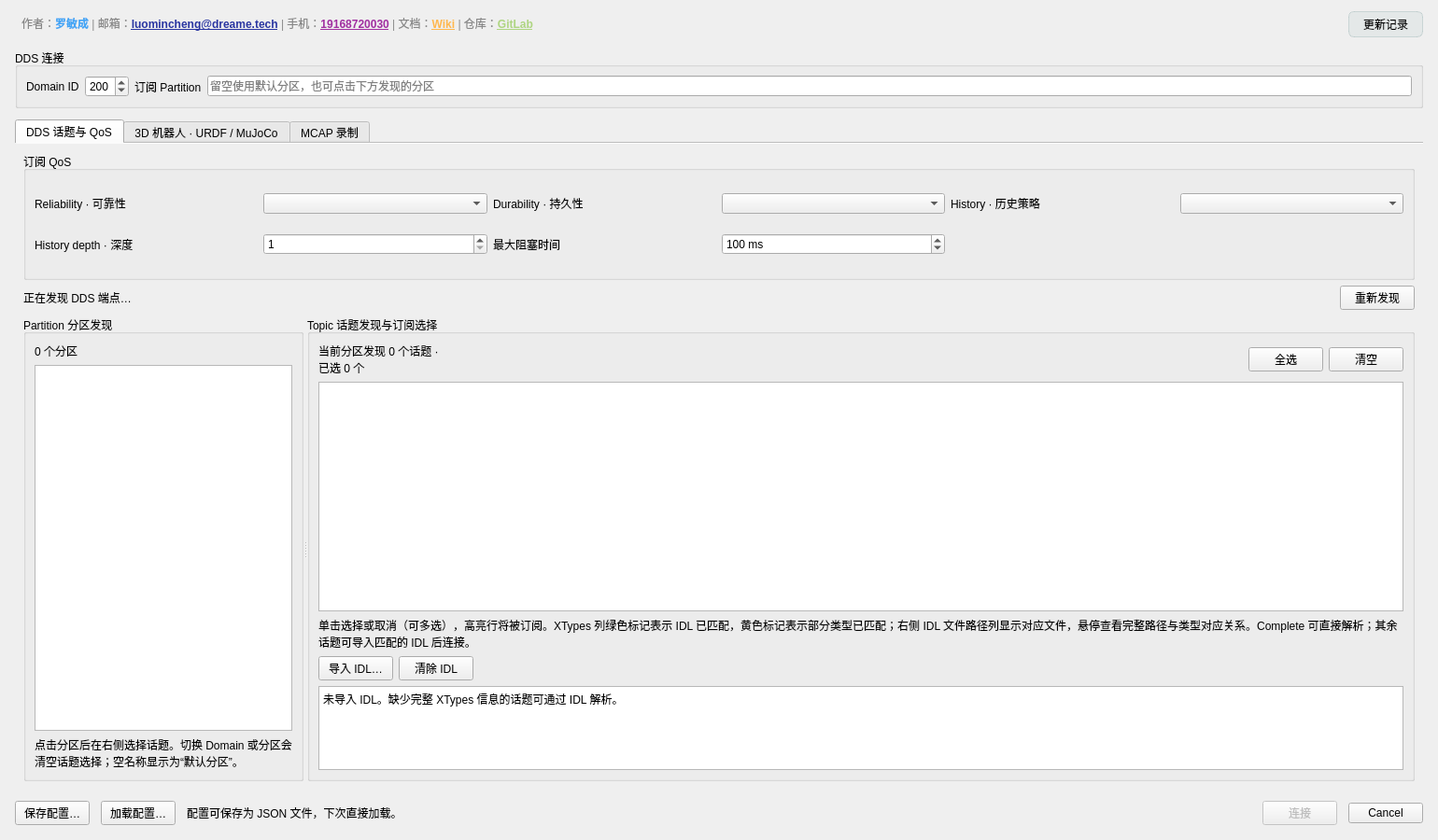
<?xml version="1.0" encoding="UTF-8"?>
<ui version="4.0">
 <class>DdsDiscoveryDialog</class>
 <widget class="QDialog" name="DdsDiscoveryDialog">
  <property name="geometry"><rect><x>0</x><y>0</y><width>1540</width><height>900</height></rect></property>
  <property name="minimumSize"><size><width>1180</width><height>900</height></size></property>
  <property name="windowTitle"><string>CycloneDDS · 连接与发现</string></property>
  <layout class="QVBoxLayout" name="mainLayout">
   <property name="spacing"><number>12</number></property>
   <property name="leftMargin"><number>16</number></property>
   <property name="topMargin"><number>12</number></property>
   <property name="rightMargin"><number>16</number></property>
   <property name="bottomMargin"><number>16</number></property>
   <item>
    <layout class="QHBoxLayout" name="authorInfoLayout" stretch="1,0">
     <property name="spacing"><number>8</number></property>
    <item>
    <widget class="QLabel" name="authorLabel">
     <property name="text">
      <string>作者：&lt;font color='#42A5F5'&gt;&lt;b&gt;罗敏成&lt;/b&gt;&lt;/font&gt; | 邮箱：&lt;a href='mailto:luomincheng@dreame.tech'&gt;&lt;font color='#2935a1'&gt;&lt;b&gt;luomincheng@dreame.tech&lt;/b&gt;&lt;/font&gt;&lt;/a&gt; | 手机：&lt;a href='tel:19168720030'&gt;&lt;font color='#a02fa0'&gt;&lt;b&gt;19168720030&lt;/b&gt;&lt;/font&gt;&lt;/a&gt; | 文档：&lt;a href='https://dreametech.feishu.cn/wiki/GHqBwLFbgiaro7ke4EfczB4nnef'&gt;&lt;font color='#FFB74D'&gt;&lt;b&gt;Wiki&lt;/b&gt;&lt;/font&gt;&lt;/a&gt; | 仓库：&lt;a href='https://gitlab.magiclab.top/a2506magicbotgen2/motionstudio_v2/-/tree/develop?ref_type=heads'&gt;&lt;font color='#AED581'&gt;&lt;b&gt;GitLab&lt;/b&gt;&lt;/font&gt;&lt;/a&gt;</string>
     </property>
     <property name="styleSheet">
      <string notr="true">font-size: 12px; color: #888888; padding: 4px;</string>
     </property>
     <property name="alignment">
      <set>Qt::AlignLeft</set>
     </property>
     <property name="openExternalLinks">
      <bool>true</bool>
     </property>
     <property name="wordWrap"><bool>true</bool></property>
    </widget>
    </item>
    <item>
     <widget class="QPushButton" name="updateHistoryButton">
      <property name="minimumSize"><size><width>80</width><height>28</height></size></property>
      <property name="maximumSize"><size><width>80</width><height>28</height></size></property>
      <property name="cursor"><cursorShape>PointingHandCursor</cursorShape></property>
      <property name="text"><string>更新记录</string></property>
      <property name="toolTip"><string>查看当前版本的 GitLab 提交记录。</string></property>
      <property name="autoDefault"><bool>false</bool></property>
      <property name="styleSheet"><string notr="true">QPushButton { font-size: 12px; color: palette(window-text); background: rgba(102, 155, 151, 20); border: 1px solid rgba(122, 155, 155, 75); border-radius: 6px; padding: 3px 10px; }
QPushButton:hover { background: rgba(102, 155, 151, 36); border-color: rgba(102, 155, 151, 115); }
QPushButton:pressed { background: rgba(102, 155, 151, 50); }</string></property>
     </widget>
    </item>
    </layout>
   </item>
   <item>
    <widget class="QGroupBox" name="connectionGroup">
     <property name="title"><string>DDS 连接</string></property>
     <layout class="QGridLayout" name="connectionLayout">
      <item row="0" column="0"><widget class="QLabel" name="domainIdLabel"><property name="text"><string>Domain ID</string></property><property name="buddy"><cstring>domainIdSpinBox</cstring></property></widget></item>
      <item row="0" column="1"><widget class="QSpinBox" name="domainIdSpinBox"><property name="maximum"><number>232</number></property><property name="value"><number>200</number></property><property name="keyboardTracking"><bool>false</bool></property><property name="toolTip"><string>切换 Domain ID 后自动重新发现该域内的端点。</string></property></widget></item>
      <item row="0" column="2"><widget class="QLabel" name="partitionLabel"><property name="text"><string>订阅 Partition</string></property><property name="buddy"><cstring>partitionEdit</cstring></property></widget></item>
      <item row="0" column="3"><widget class="QLineEdit" name="partitionEdit"><property name="placeholderText"><string>留空使用默认分区，也可点击下方发现的分区</string></property><property name="minimumSize"><size><width>360</width><height>0</height></size></property></widget></item>
     </layout>
    </widget>
   </item>
   <item>
    <widget class="QTabWidget" name="settingsTabWidget">
     <property name="documentMode"><bool>true</bool></property>
     <property name="currentIndex"><number>0</number></property>
     <property name="elideMode"><enum>Qt::ElideNone</enum></property>
     <property name="usesScrollButtons"><bool>false</bool></property>
     <property name="styleSheet">
      <string notr="true">QTabWidget#settingsTabWidget::pane {
    border: none;
}
QTabWidget#settingsTabWidget &gt; QTabBar {
    qproperty-expanding: false;
    qproperty-drawBase: false;
    background: transparent;
}
QTabWidget#settingsTabWidget::tab-bar {
    alignment: left;
}
QTabWidget#settingsTabWidget &gt; QTabBar::tab {
    min-width: 96px;
    max-width: 96px;
    min-height: 18px;
    max-height: 18px;
    margin: 2px 6px 6px 0;
    padding: 3px 10px;
    border: 1px solid rgba(128, 151, 157, 30);
    border-bottom: 2px solid rgba(75, 105, 111, 22);
    border-radius: 6px;
    background: rgba(128, 151, 157, 12);
    color: palette(window-text);
    font-size: 12px;
    font-weight: 400;
}
QTabWidget#settingsTabWidget &gt; QTabBar::tab:middle {
    min-width: 160px;
    max-width: 160px;
}
QTabWidget#settingsTabWidget &gt; QTabBar::tab:!selected {
    background: rgba(128, 151, 157, 12);
}
QTabWidget#settingsTabWidget &gt; QTabBar::tab:hover:!selected {
    background: rgba(132, 181, 174, 24);
    border-color: rgba(128, 166, 163, 70);
    border-bottom-color: rgba(75, 105, 111, 30);
}
QTabWidget#settingsTabWidget &gt; QTabBar::tab:selected {
    background: qlineargradient(x1: 0, y1: 0, x2: 0, y2: 1,
        stop: 0 rgba(144, 195, 185, 45), stop: 1 rgba(120, 174, 170, 58));
    border-color: rgba(126, 177, 170, 130);
    border-bottom-color: #8bb5ae;
}
QTabWidget#settingsTabWidget &gt; QTabBar::tab:selected:focus {
    border-color: #8bb5ae;
    border-bottom-color: #75a49e;
}</string>
     </property>
     <widget class="QWidget" name="ddsTopicsTab">
      <attribute name="title"><string>DDS 话题与 QoS</string></attribute>
      <layout class="QVBoxLayout" name="ddsTopicsLayout">
   <item>
    <widget class="QGroupBox" name="qosGroup">
     <property name="title"><string>订阅 QoS</string></property>
     <layout class="QGridLayout" name="qosLayout">
      <item row="0" column="0"><widget class="QLabel" name="reliabilityLabel"><property name="text"><string>Reliability · 可靠性</string></property></widget></item>
      <item row="0" column="1"><widget class="QComboBox" name="reliabilityComboBox"/></item>
      <item row="0" column="2"><widget class="QLabel" name="durabilityLabel"><property name="text"><string>Durability · 持久性</string></property></widget></item>
      <item row="0" column="3"><widget class="QComboBox" name="durabilityComboBox"/></item>
      <item row="0" column="4"><widget class="QLabel" name="historyLabel"><property name="text"><string>History · 历史策略</string></property></widget></item>
      <item row="0" column="5"><widget class="QComboBox" name="historyComboBox"/></item>
      <item row="1" column="0"><widget class="QLabel" name="historyDepthLabel"><property name="text"><string>History depth · 深度</string></property></widget></item>
      <item row="1" column="1"><widget class="QSpinBox" name="historyDepthSpinBox"><property name="minimum"><number>1</number></property><property name="maximum"><number>100000</number></property><property name="value"><number>1</number></property></widget></item>
      <item row="1" column="2"><widget class="QLabel" name="blockingTimeLabel"><property name="text"><string>最大阻塞时间</string></property></widget></item>
      <item row="1" column="3"><widget class="QSpinBox" name="blockingTimeSpinBox"><property name="suffix"><string> ms</string></property><property name="maximum"><number>60000</number></property><property name="value"><number>100</number></property></widget></item>
     </layout>
    </widget>
   </item>
   <item>
    <layout class="QHBoxLayout" name="discoveryHeaderLayout">
     <item><widget class="QLabel" name="discoveryStatusLabel"><property name="text"><string>正在发现 DDS 端点…</string></property><property name="wordWrap"><bool>true</bool></property><property name="textFormat"><enum>Qt::PlainText</enum></property></widget></item>
     <item><spacer name="discoveryHeaderSpacer"><property name="orientation"><enum>Qt::Horizontal</enum></property><property name="sizeHint" stdset="0"><size><width>20</width><height>20</height></size></property></spacer></item>
     <item><widget class="QPushButton" name="refreshDiscoveryButton"><property name="text"><string>重新发现</string></property><property name="toolTip"><string>清空当前发现列表，并重新监听所选 Domain。</string></property></widget></item>
    </layout>
   </item>
   <item>
    <widget class="QSplitter" name="discoverySplitter">
     <property name="orientation"><enum>Qt::Horizontal</enum></property>
     <property name="childrenCollapsible"><bool>false</bool></property>
     <widget class="QGroupBox" name="partitionGroup">
      <property name="title"><string>Partition 分区发现</string></property>
      <property name="minimumSize"><size><width>240</width><height>200</height></size></property>
      <property name="maximumSize"><size><width>320</width><height>16777215</height></size></property>
      <property name="sizePolicy"><sizepolicy hsizetype="Preferred" vsizetype="Expanding"><horstretch>0</horstretch><verstretch>1</verstretch></sizepolicy></property>
      <layout class="QVBoxLayout" name="partitionLayout">
       <item><widget class="QLabel" name="partitionCountLabel"><property name="text"><string>0 个分区</string></property></widget></item>
       <item><widget class="QTableWidget" name="partitionTableWidget"><property name="editTriggers"><set>QAbstractItemView::NoEditTriggers</set></property><property name="selectionMode"><enum>QAbstractItemView::SingleSelection</enum></property><property name="selectionBehavior"><enum>QAbstractItemView::SelectRows</enum></property><property name="alternatingRowColors"><bool>true</bool></property><property name="sortingEnabled"><bool>true</bool></property><attribute name="verticalHeaderVisible"><bool>false</bool></attribute><attribute name="horizontalHeaderStretchLastSection"><bool>true</bool></attribute></widget></item>
       <item><widget class="QLabel" name="partitionHintLabel"><property name="text"><string>点击分区后在右侧选择话题。切换 Domain 或分区会清空话题选择；空名称显示为“默认分区”。</string></property><property name="wordWrap"><bool>true</bool></property></widget></item>
      </layout>
     </widget>
     <widget class="QGroupBox" name="topicGroup">
      <property name="title"><string>Topic 话题发现与订阅选择</string></property>
      <property name="minimumSize"><size><width>880</width><height>200</height></size></property>
      <property name="sizePolicy"><sizepolicy hsizetype="Expanding" vsizetype="Expanding"><horstretch>1</horstretch><verstretch>1</verstretch></sizepolicy></property>
      <layout class="QVBoxLayout" name="topicLayout">
       <item>
        <layout class="QHBoxLayout" name="topicSelectionLayout">
         <item><widget class="QLabel" name="topicCountLabel"><property name="text"><string>当前分区发现 0 个话题 · 已选 0 个</string></property><property name="wordWrap"><bool>true</bool></property></widget></item>
         <item><spacer name="topicSelectionSpacer"><property name="orientation"><enum>Qt::Horizontal</enum></property><property name="sizeHint" stdset="0"><size><width>20</width><height>20</height></size></property></spacer></item>
         <item><widget class="QPushButton" name="selectAllTopicsButton"><property name="text"><string>全选</string></property><property name="toolTip"><string>选中当前分区已发现的话题；后续新出现的话题需手动选择。</string></property></widget></item>
         <item><widget class="QPushButton" name="clearTopicsButton"><property name="text"><string>清空</string></property></widget></item>
        </layout>
       </item>
       <item><widget class="QTableWidget" name="topicTableWidget"><property name="editTriggers"><set>QAbstractItemView::NoEditTriggers</set></property><property name="selectionMode"><enum>QAbstractItemView::MultiSelection</enum></property><property name="selectionBehavior"><enum>QAbstractItemView::SelectRows</enum></property><property name="toolTip"><string>单击一行选择或取消，可选择多个话题。高亮行表示将要订阅的话题。</string></property><property name="alternatingRowColors"><bool>true</bool></property><property name="sortingEnabled"><bool>true</bool></property><attribute name="verticalHeaderVisible"><bool>false</bool></attribute><attribute name="horizontalHeaderStretchLastSection"><bool>true</bool></attribute></widget></item>
       <item><widget class="QLabel" name="topicHintLabel"><property name="text"><string>单击选择或取消（可多选），高亮行将被订阅。XTypes 列绿色标记表示 IDL 已匹配，黄色标记表示部分类型已匹配；右侧 IDL 文件路径列显示对应文件，悬停查看完整路径与类型对应关系。Complete 可直接解析；其余话题可导入匹配的 IDL 后连接。</string></property><property name="wordWrap"><bool>true</bool></property></widget></item>
       <item>
        <layout class="QHBoxLayout" name="idlImportLayout">
         <item><widget class="QPushButton" name="importIdlButton"><property name="text"><string>导入 IDL…</string></property><property name="toolTip"><string>导入与发布端消息定义一致的 IDL；按 DDS 类型名自动匹配，可导入多个文件。</string></property></widget></item>
         <item><widget class="QPushButton" name="clearIdlButton"><property name="text"><string>清除 IDL</string></property><property name="toolTip"><string>清除所有本地 IDL 定义，继续使用在线 XTypes 类型发现。</string></property></widget></item>
         <item><spacer name="idlImportSpacer"><property name="orientation"><enum>Qt::Horizontal</enum></property><property name="sizeHint" stdset="0"><size><width>20</width><height>20</height></size></property></spacer></item>
        </layout>
       </item>
       <item><widget class="QPlainTextEdit" name="idlStatusText"><property name="minimumSize"><size><width>0</width><height>65</height></size></property><property name="maximumSize"><size><width>16777215</width><height>90</height></size></property><property name="readOnly"><bool>true</bool></property><property name="plainText"><string>未导入 IDL。缺少完整 XTypes 信息的话题可通过 IDL 解析。</string></property></widget></item>
      </layout>
     </widget>
    </widget>
   </item>
      </layout>
     </widget>
     <widget class="QWidget" name="robotModelTab">
      <attribute name="title"><string>3D 机器人 · URDF / MuJoCo</string></attribute>
      <layout class="QVBoxLayout" name="robotModelLayout">
       <item><widget class="QCheckBox" name="robotEnabledCheckBox"><property name="text"><string>使用 DDS 关节位置与四元数驱动 3D 机器人（自动选中关节 data 话题及 state_estimator）</string></property></widget></item>
       <item>
        <widget class="QGroupBox" name="robotFilesGroup">
         <property name="title"><string>机器人模型文件</string></property>
         <layout class="QGridLayout" name="robotFilesLayout">
          <item row="0" column="0"><widget class="QLabel" name="robotUrdfLabel"><property name="text"><string>URDF · 外观与运动学</string></property><property name="buddy"><cstring>robotUrdfPathEdit</cstring></property></widget></item>
          <item row="0" column="1"><widget class="QLineEdit" name="robotUrdfPathEdit"><property name="placeholderText"><string>选择 .urdf 文件，保留其引用的 meshes 文件</string></property></widget></item>
          <item row="0" column="2"><widget class="QPushButton" name="importUrdfButton"><property name="text"><string>导入 URDF…</string></property></widget></item>
          <item row="1" column="0"><widget class="QLabel" name="robotMujocoLabel"><property name="text"><string>MuJoCo XML · 关节顺序</string></property><property name="buddy"><cstring>robotMujocoPathEdit</cstring></property></widget></item>
          <item row="1" column="1"><widget class="QLineEdit" name="robotMujocoPathEdit"><property name="placeholderText"><string>使用 actuator 中的 joint 引用顺序匹配 URDF 关节</string></property></widget></item>
          <item row="1" column="2"><widget class="QPushButton" name="importMujocoButton"><property name="text"><string>导入 MuJoCo XML…</string></property></widget></item>
         </layout>
        </widget>
       </item>
       <item>
        <widget class="QGroupBox" name="robotGroupsGroup">
         <property name="title"><string>关节数据映射 · 默认 X1 配置</string></property>
         <property name="minimumSize"><size><width>0</width><height>225</height></size></property>
         <layout class="QGridLayout" name="robotGroupsLayout">
          <item row="0" column="0"><widget class="QLabel" name="robotPartHeader"><property name="text"><string>部位</string></property></widget></item>
          <item row="0" column="1"><widget class="QLabel" name="robotTopicHeader"><property name="text"><string>DDS data 话题</string></property></widget></item>
          <item row="0" column="2"><widget class="QLabel" name="robotStartHeader"><property name="text"><string>XML 起始索引（从 0 开始）</string></property></widget></item>
          <item row="0" column="3"><widget class="QLabel" name="robotCountHeader"><property name="text"><string>关节数（0 为禁用）</string></property></widget></item>
          <item row="1" column="0"><widget class="QLabel" name="robotLegLabel"><property name="text"><string>腿 · leg</string></property></widget></item>
          <item row="1" column="1"><widget class="QLineEdit" name="robot_legTopicEdit"/></item>
          <item row="1" column="2"><widget class="QSpinBox" name="robot_legStartSpinBox"><property name="maximum"><number>8192</number></property><property name="keyboardTracking"><bool>false</bool></property></widget></item>
          <item row="1" column="3"><widget class="QSpinBox" name="robot_legCountSpinBox"><property name="maximum"><number>8192</number></property><property name="keyboardTracking"><bool>false</bool></property></widget></item>
          <item row="2" column="0"><widget class="QLabel" name="robotWaistLabel"><property name="text"><string>腰 · waist</string></property></widget></item>
          <item row="2" column="1"><widget class="QLineEdit" name="robot_waistTopicEdit"/></item>
          <item row="2" column="2"><widget class="QSpinBox" name="robot_waistStartSpinBox"><property name="maximum"><number>8192</number></property><property name="keyboardTracking"><bool>false</bool></property></widget></item>
          <item row="2" column="3"><widget class="QSpinBox" name="robot_waistCountSpinBox"><property name="maximum"><number>8192</number></property><property name="keyboardTracking"><bool>false</bool></property></widget></item>
          <item row="3" column="0"><widget class="QLabel" name="robotArmLabel"><property name="text"><string>臂 · arm</string></property></widget></item>
          <item row="3" column="1"><widget class="QLineEdit" name="robot_armTopicEdit"/></item>
          <item row="3" column="2"><widget class="QSpinBox" name="robot_armStartSpinBox"><property name="maximum"><number>8192</number></property><property name="keyboardTracking"><bool>false</bool></property></widget></item>
          <item row="3" column="3"><widget class="QSpinBox" name="robot_armCountSpinBox"><property name="maximum"><number>8192</number></property><property name="keyboardTracking"><bool>false</bool></property></widget></item>
          <item row="4" column="0"><widget class="QLabel" name="robotHeadLabel"><property name="text"><string>头 · head</string></property></widget></item>
          <item row="4" column="1"><widget class="QLineEdit" name="robot_headTopicEdit"/></item>
          <item row="4" column="2"><widget class="QSpinBox" name="robot_headStartSpinBox"><property name="maximum"><number>8192</number></property><property name="keyboardTracking"><bool>false</bool></property></widget></item>
          <item row="4" column="3"><widget class="QSpinBox" name="robot_headCountSpinBox"><property name="maximum"><number>8192</number></property><property name="keyboardTracking"><bool>false</bool></property></widget></item>
          <item row="5" column="0" colspan="4"><widget class="QLabel" name="robotMappingHintLabel"><property name="text"><string>每组位置数组从 q[0] 开始，按 MuJoCo actuator 顺序匹配 URDF 关节名；角度单位为弧度。手臂兼容 joint_curPos。</string></property><property name="wordWrap"><bool>true</bool></property></widget></item>
         </layout>
        </widget>
       </item>
       <item><widget class="QLabel" name="robotOrientationHintLabel"><property name="text"><string>整体姿态：state_estimator.quat，顺序 [w, x, y, z]。连接后将 /robot_description 拖入 3D 窗口，Fixed frame 选择下方提示的世界坐标系（通常为 world）。</string></property><property name="wordWrap"><bool>true</bool></property></widget></item>
       <item><widget class="QTableWidget" name="robotMappingTableWidget"><property name="minimumSize"><size><width>0</width><height>120</height></size></property><property name="editTriggers"><set>QAbstractItemView::NoEditTriggers</set></property><property name="selectionMode"><enum>QAbstractItemView::NoSelection</enum></property><property name="alternatingRowColors"><bool>true</bool></property><attribute name="verticalHeaderVisible"><bool>false</bool></attribute><attribute name="horizontalHeaderStretchLastSection"><bool>true</bool></attribute></widget></item>
       <item><widget class="QLabel" name="robotStatusLabel"><property name="minimumSize"><size><width>0</width><height>42</height></size></property><property name="text"><string>未启用 3D 机器人。</string></property><property name="wordWrap"><bool>true</bool></property><property name="textFormat"><enum>Qt::PlainText</enum></property></widget></item>
       <item><widget class="QPushButton" name="robotReloadButton"><property name="text"><string>重新读取模型并校验映射</string></property><property name="toolTip"><string>修改文件内容后点击此按钮重新加载。映射不一致时不会启用错误的模型驱动。</string></property></widget></item>
      </layout>
     </widget>
     <widget class="QWidget" name="recordingTab">
      <attribute name="title"><string>MCAP 录制</string></attribute>
      <layout class="QVBoxLayout" name="recordingTabLayout">
   <item>
    <widget class="QGroupBox" name="recordingGroup">
     <property name="title"><string>MCAP / CDR 数据录制 · 滚动覆盖</string></property>
     <layout class="QGridLayout" name="recordingLayout">
      <item row="0" column="0"><widget class="QCheckBox" name="recordingEnabledCheckBox"><property name="text"><string>连接后录制</string></property><property name="toolTip"><string>保存选中话题的有效 CDR 样本及 IDL 类型描述。停止订阅时结束录制并写完缓存。</string></property></widget></item>
      <item row="0" column="1"><widget class="QLabel" name="recordingDirectoryLabel"><property name="text"><string>录制目录</string></property><property name="buddy"><cstring>recordingDirectoryEdit</cstring></property></widget></item>
      <item row="0" column="2" colspan="4"><widget class="QLineEdit" name="recordingDirectoryEdit"><property name="enabled"><bool>false</bool></property><property name="placeholderText"><string>输入目录或点击右侧选择；不存在的目录会自动创建</string></property><property name="toolTip"><string>同一目录中的 cyclonedds_record_XXXXXX.mcap 文件属于同一个滚动录制集合，旧文件可能被覆盖。</string></property></widget></item>
      <item row="0" column="6"><widget class="QPushButton" name="recordingDirectoryButton"><property name="enabled"><bool>false</bool></property><property name="text"><string>选择目录…</string></property></widget></item>
      <item row="1" column="0"><widget class="QLabel" name="recordingFileSizeLabel"><property name="text"><string>单文件最大大小</string></property><property name="buddy"><cstring>recordingFileSizeSpinBox</cstring></property></widget></item>
      <item row="1" column="1"><widget class="QSpinBox" name="recordingFileSizeSpinBox"><property name="enabled"><bool>false</bool></property><property name="minimum"><number>1</number></property><property name="maximum"><number>1048576</number></property><property name="value"><number>128</number></property><property name="suffix"><string> MB</string></property><property name="keyboardTracking"><bool>false</bool></property><property name="toolTip"><string>1 MB = 1024 × 1024 字节，包含 MCAP 文件头、消息、统计和文件尾。完整样本超出剩余容量时提前切换文件。</string></property></widget></item>
      <item row="1" column="2"><widget class="QLabel" name="recordingFileCountLabel"><property name="text"><string>最多录制文件数</string></property><property name="buddy"><cstring>recordingFileCountSpinBox</cstring></property></widget></item>
      <item row="1" column="3"><widget class="QSpinBox" name="recordingFileCountSpinBox"><property name="enabled"><bool>false</bool></property><property name="minimum"><number>1</number></property><property name="maximum"><number>10000</number></property><property name="value"><number>10</number></property><property name="suffix"><string> 个</string></property><property name="keyboardTracking"><bool>false</bool></property></widget></item>
      <item row="1" column="4" colspan="3"><widget class="QLabel" name="recordingFormatLabel"><property name="text"><string>格式：MCAP / CDR · 包含 IDL 类型描述</string></property></widget></item>
      <item row="2" column="0" colspan="7"><widget class="QLabel" name="recordingStatusLabel"><property name="text"><string>勾选后随连接开始录制。MCAP 保存所选话题的 CDR 数据、IDL 类型描述和上位机接收时间；1 MB = 1024 × 1024 字节。</string></property><property name="wordWrap"><bool>true</bool></property><property name="textFormat"><enum>Qt::PlainText</enum></property></widget></item>
     </layout>
    </widget>
   </item>
       <item><spacer name="recordingTabSpacer"><property name="orientation"><enum>Qt::Vertical</enum></property><property name="sizeHint" stdset="0"><size><width>20</width><height>40</height></size></property></spacer></item>
      </layout>
     </widget>
    </widget>
   </item>
   <item>
    <layout class="QHBoxLayout" name="actionLayout">
     <item><widget class="QPushButton" name="saveConfigButton"><property name="text"><string>保存配置…</string></property><property name="toolTip"><string>将当前 DDS、话题、IDL、3D 模型和录制设置保存为 JSON 文件。</string></property></widget></item>
     <item><widget class="QPushButton" name="loadConfigButton"><property name="text"><string>加载配置…</string></property><property name="toolTip"><string>从 JSON 文件恢复 DDS 设置，加载后可检查并点击连接。</string></property></widget></item>
     <item><widget class="QLabel" name="configStatusLabel"><property name="text"><string>配置可保存为 JSON 文件，下次直接加载。</string></property><property name="wordWrap"><bool>true</bool></property><property name="textFormat"><enum>Qt::PlainText</enum></property><property name="sizePolicy"><sizepolicy hsizetype="Expanding" vsizetype="Preferred"><horstretch>1</horstretch><verstretch>0</verstretch></sizepolicy></property></widget></item>
     <item><spacer name="actionSpacer"><property name="orientation"><enum>Qt::Horizontal</enum></property><property name="sizeHint" stdset="0"><size><width>40</width><height>20</height></size></property></spacer></item>
     <item><widget class="QPushButton" name="connectButton"><property name="enabled"><bool>false</bool></property><property name="text"><string>连接</string></property><property name="toolTip"><string>订阅选中的话题；启用机器人时同时订阅配置的关节 data 话题及姿态话题 state_estimator。</string></property><property name="default"><bool>true</bool></property></widget></item>
     <item><widget class="QDialogButtonBox" name="buttonBox"><property name="standardButtons"><set>QDialogButtonBox::Cancel</set></property></widget></item>
    </layout>
   </item>
  </layout>
 </widget>
 <resources/>
 <connections/>
</ui>
